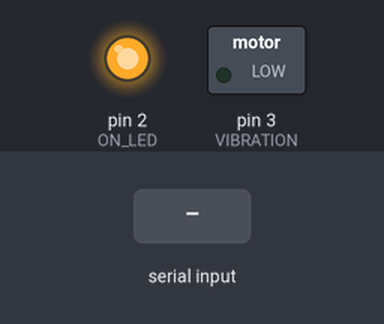
The sketch below on a simulated Arduino Nano, built with avr-gcc and run on an emulated ATmega328P. Parts: switched loads named in the sketch (green lamp = pin HIGH), output pins drawn as LEDs (lit = HIGH). Inputs (shaded band) come from the test bench.

Above: at 1.2 s.
1.3 s: "1" received over the second serial link
At 1.9 s:
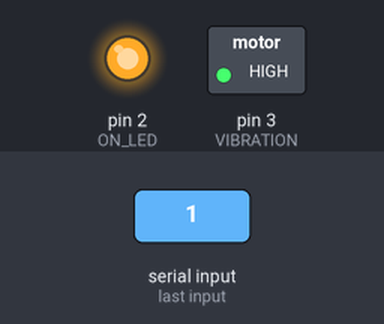
4.3 s: "0" received over the second serial link
At 6.9 s:
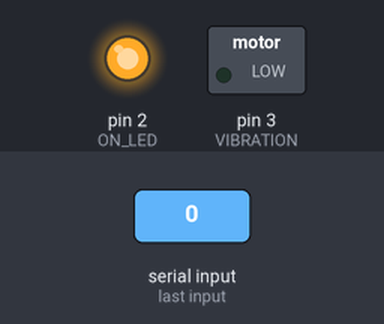
7.3 s: "2" received over the second serial link
At 7.7 s:
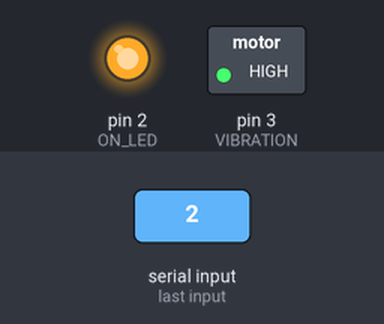
Timing chart, 0 to 10.8 s (numbered marks = the images above; inputs shaded):
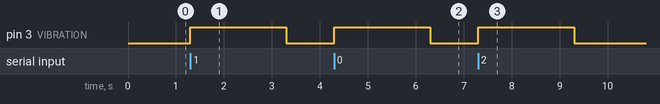

The sketch:

ArduinoNano.ino
```cpp
#include <SoftwareSerial.h>
#define ON_LED 2 //LED pin
#define VIBRATION 3 //Vibration motor pin

//This is the serial communication line between the Arduino Nano and the ESP8266
SoftwareSerial mySerial(10, 11); //RX, TX

void setup() {
  //Open serial communications and wait for port to open
  Serial.begin(9600);
  /*Set the data rate for the SoftwareSerial port*/
  mySerial.begin(9600);
  pinMode(ON_LED, OUTPUT); /*Define the LED pin as output*/
  pinMode(VIBRATION, OUTPUT); /*Define the vibration motor pin as output*/
  digitalWrite(ON_LED, HIGH); /*As long as the bracelet is on, the LED is on*/
}

void loop() { //Run over and over
  //If an element is on the serial line
  if (mySerial.available()) {
    char ser = mySerial.read();
    digitalWrite(VIBRATION, HIGH); //Produce a vibration
    delay(2000);
    digitalWrite(VIBRATION, LOW); //Stop the vibration
    }
}
```

Measured:
- after the input at 1.3 s, pin 3 (VIBRATION): LOW → HIGH at once, → LOW 2.0 s later
- after the input at 4.3 s, pin 3 (VIBRATION): LOW → HIGH at once, → LOW 2.0 s later
- after the input at 7.3 s, pin 3 (VIBRATION): LOW → HIGH at once, → LOW 2.0 s later
